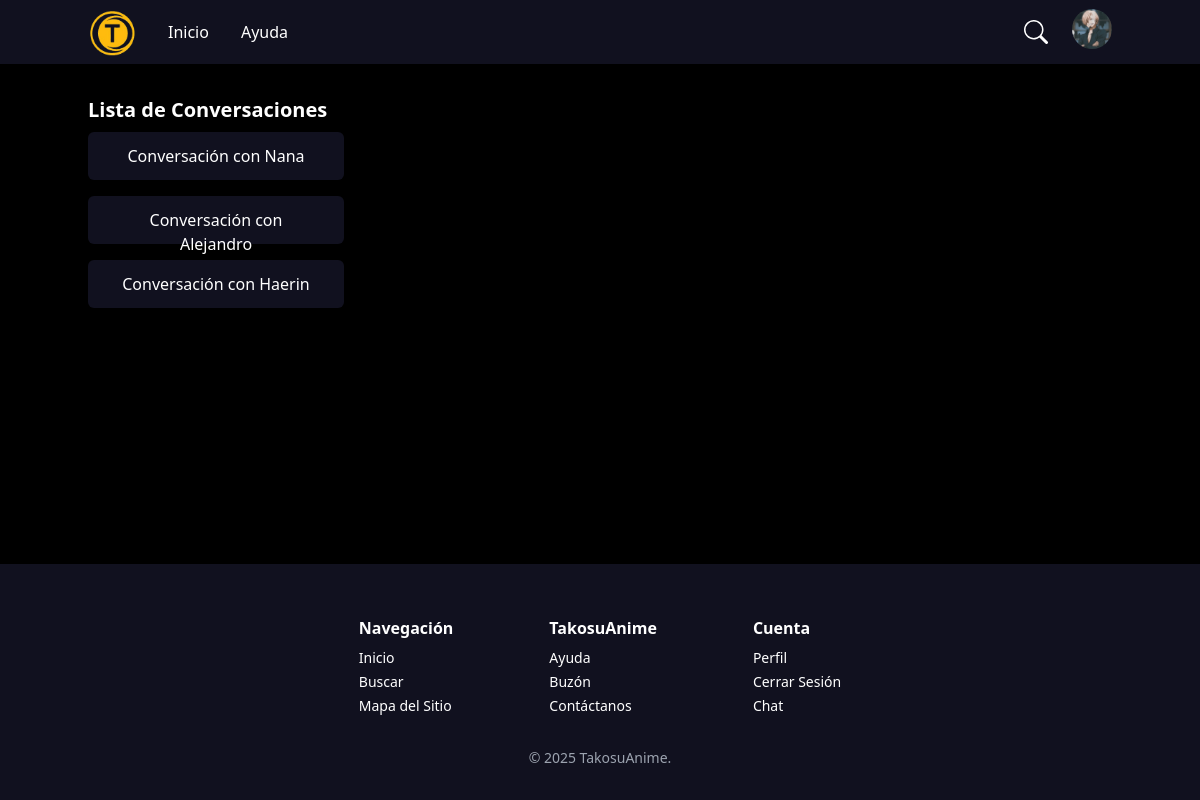
Page /conversations/ (signed in) on the committed database.
### main/models.py (models this page shows, shortened)
class User(AbstractUser):
    icon = models.ImageField(upload_to=user_icon, default="users/default.png", blank=True)
    favorite_animes = models.ManyToManyField('Anime', related_name='favorited_by', blank=True)

class Conversation(models.Model):
    user = models.ForeignKey(User, on_delete=models.CASCADE, related_name='conversations')

### main/views.py (the view)
# urls.py: path('conversations/', ConversationList.as_view(), name='conversation_list'),
class ConversationList(LoginRequiredMixin, ListView):
    model = Conversation
    template_name = 'conversation_list.html'
    context_object_name = 'conversations'
    def get_queryset(self):
        user = self.request.user
        if user.is_superuser:
            return Conversation.objects.all()
        else:
            return Conversation.objects.filter(user=user)

### main/templates/conversation_list.html (shortened to what this page needs)
{% extends "base.html" %}
{% block content %}
    <h1 class="text-white text-xl font-bold">Lista de Conversaciones</h1>
    <ul>
    {% for conversation in conversations %}
        <li class="py-2">
            <a href="{% url 'conversation_detail' conversation.pk %}" class="text-white py-3 px-8 text-center [background-color:#11111F] rounded-md block h-12 w-1/4">
                Conversación con {{ conversation.user.username }}
            </a>
        </li>
    {% empty %}
        <li class="text-white">No hay conversaciones.</li>
    {% endfor %}
    </ul>
{% endblock %}

### main/templates/base.html (shortened to what this page needs)
<!DOCTYPE html>
<html lang="en">
<head>
    {% load static %}
    <script src="https://cdn.tailwindcss.com"></script>
    <link rel="stylesheet" href="{% static 'css/style.css' %}">
</head>
<body  class="bg-black min-h-screen flex flex-col">
    <header style="background-color: #11111F;" class="text-white py-2 h-16">
        <div class="container mx-auto flex justify-between items-center">
            <div class="flex items-center space-x-8">
                <div class="flex items-end space-x-2">
                    <a href="{% url 'anime_list' %}"><img src="{% static 'images/logo.png' %}" alt="TakosuAnime" class="h-12"></a>
                </div>
                <a href="{% url 'anime_list' %}" class="text-white hover:text-yellow-400">Inicio</a>
                <a href="{% url 'help' %}">Ayuda</a>
            </div>
            <div class="flex items-center space-x-4">
                <div class="flex items-center relative">
                    <a href="{% url 'search' %}" class="text-white h-10 w-10 flex items-center justify-center  hover:text-yellow-400">
                        <svg xmlns="http://www.w3.org/2000/svg" width="24" height="24" fill="currentColor" class="bi bi-search" viewBox="0 0 16 16">
                            <path d="M11.742 10.344a6.5 6.5 0 1 0-1.397 1.398h-.001q.044.06.098.115l3.85 3.85a1 1 0 0 0 1.415-1.414l-3.85-3.85a1 1 0 0 0-.115-.1zM12 6.5a5.5 5.5 0 1 1-11 0 5.5 5.5 0 0 1 11 0"/>
                        </svg>
                    </a>
                </div>
                <div class="relative">
                    {% if request.user.is_authenticated %}
                        <button id="profileMenuButton" class="inline-block focus:outline-none">
                            <img src="{{ user.icon.url }}" alt="{{ user.username }}" class="w-10 h-10 rounded-full object-cover" />
                        </button>
                    {% else %}
                        <a href="{% url 'login' %}" class="text-white py-2 px-4 rounded-md hover:text-yellow-500">Iniciar Sesión</a>
                        |
                        <a href="{% url 'signup' %}" class="text-white py-2 px-4 rounded-md hover:text-yellow-500">Registrarse</a>
                    {% endif %}
                </div>
            </div>
        </div>
    </header>
    <main class="container mx-auto py-8 flex-grow">
        {% block content %}
        {% endblock %}
    </main>
    <footer style="background-color: #11111F;" class="text-white py-8">
        <div class="container mx-auto flex flex-col md:flex-row md:gap-x-20 justify-center items-start text-sm pt-5">
            <div class="px-2">
                <span class="font-semibold text-base">Navegación</span>
                <div class="flex flex-col space-y-1 pt-2">
                    <a href="{% url 'anime_list' %}">Inicio</a>
                    <a href="{%  url 'search' %}">Buscar</a>
                    <a href="{% url 'sitemap' %}">Mapa del Sitio</a>
                </div>
            </div>
            <div class="px-2">
                <span class="font-semibold text-base">TakosuAnime</span>
                <div class="flex flex-col pt-2 space-y-1">
                    <a href="{% url 'help' %}">Ayuda</a>
                    <a href="{% url 'suggestion' %}">Buzón</a>
                    <a href="{% url 'contact' %}">Contáctanos</a>
                </div>
            </div>
            <div class="px-2">
                <span class="font-semibold text-base">Cuenta</span>
                <div class="flex flex-col pt-2 space-y-1">
                {% if request.user.is_authenticated %}
                    <a href="{% url 'profile' user.id %}">Perfil</a>
                    <form action="{% url 'logout' %}" method="post" class="block">
                        <button type="submit" class="hover:[color:#FFBC0E]">
                            Cerrar Sesión
                        </button>
                    </form>
                {% else %}
                    <a href="{% url 'login' %}">Iniciar Sesión</a>
                    <a href="{% url 'signup' %}">Registrarse</a>
                {% endif%}
                    <a href="{% url 'home_redirect' %}">Chat</a>
                </div>
            </div>
        </div>
        <div class="text-sm text-gray-400 text-center pt-8" >
            © 2025 TakosuAnime.
        </div>
    </footer>
</body>
</html>

### static/css/style.css (style rules this page uses)
a { color: white ; }

### rows in the picture
User: icon (picture)
Conversation: user.username "Nana"
Conversation: user.username "Alejandro"
Conversation: user.username "Haerin"
